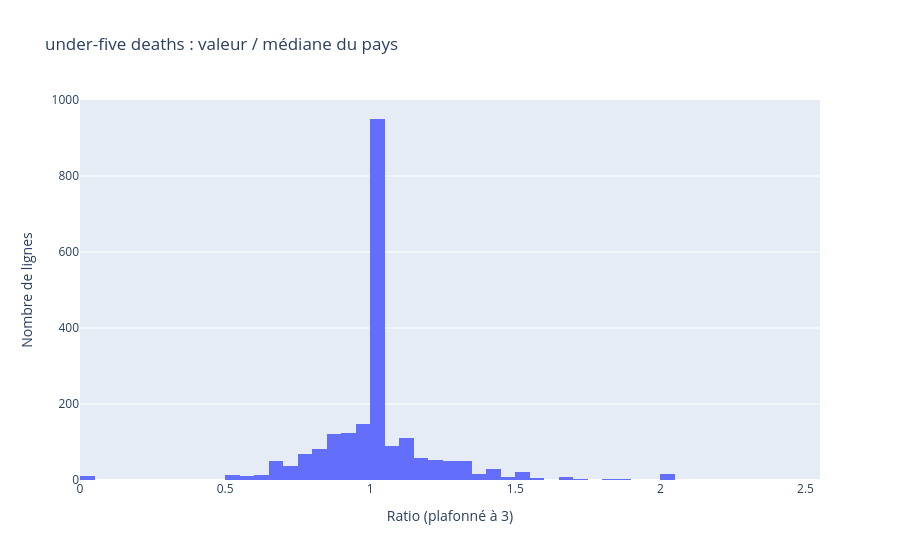

This figure's notebook cell:
### Markdown cell above
### **5) Traitement de la colonne under_five deaths**

### Code cell
diagnostic_zeros(df, "under-five deaths")
tableau_ratio(df, "under-five deaths")
histogramme_ratio(df, 'under-five deaths')

### Figure 1 — Plotly figure (JSON) as saved in the notebook; plotly's stock layout.template omitted (floating-point values rounded to 4 significant figures; data arrays with more than 128 entries replaced by an {"elided": "..."} marker saying what was removed)
{"data": [{"type": "histogram", "x": {"elided": "2144 float values"}, "xbins": {"end": 3.05, "size": 0.05, "start": 0}}], "layout": {"title": {"text": "under-five deaths : valeur / médiane du pays"}, "xaxis": {"title": {"text": "Ratio (plafonné à 3)"}}, "yaxis": {"title": {"text": "Nombre de lignes"}}}}
